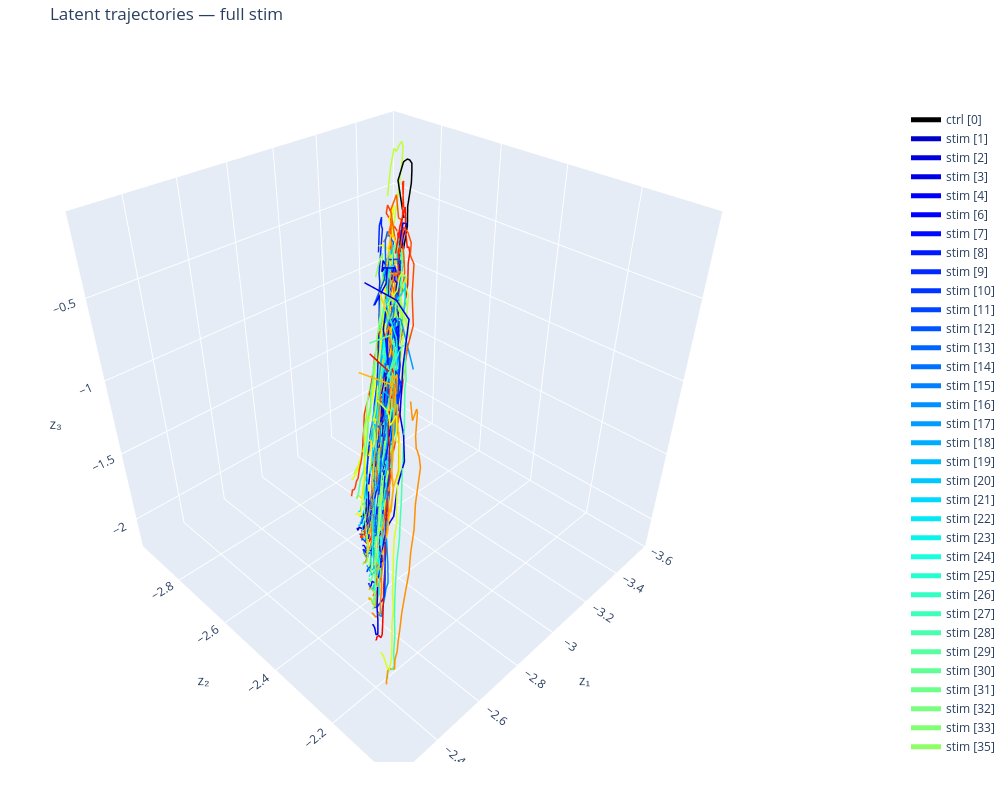

Notebook cell for this chart:
### Code cell
fig = plot_latent_phase_portrait_sessions(
    z_by_session=z_by_session,
    centers_ms_by_session=centers_ms_by_session,
    control_indices=CONTROL_INDICES,
    alpha_trials=0.05,
    plot_sessions=None,
    epoch="full",
    show_pre_post=False,
    show_trials=False,
    show_markers=False,
)
fig.show()
